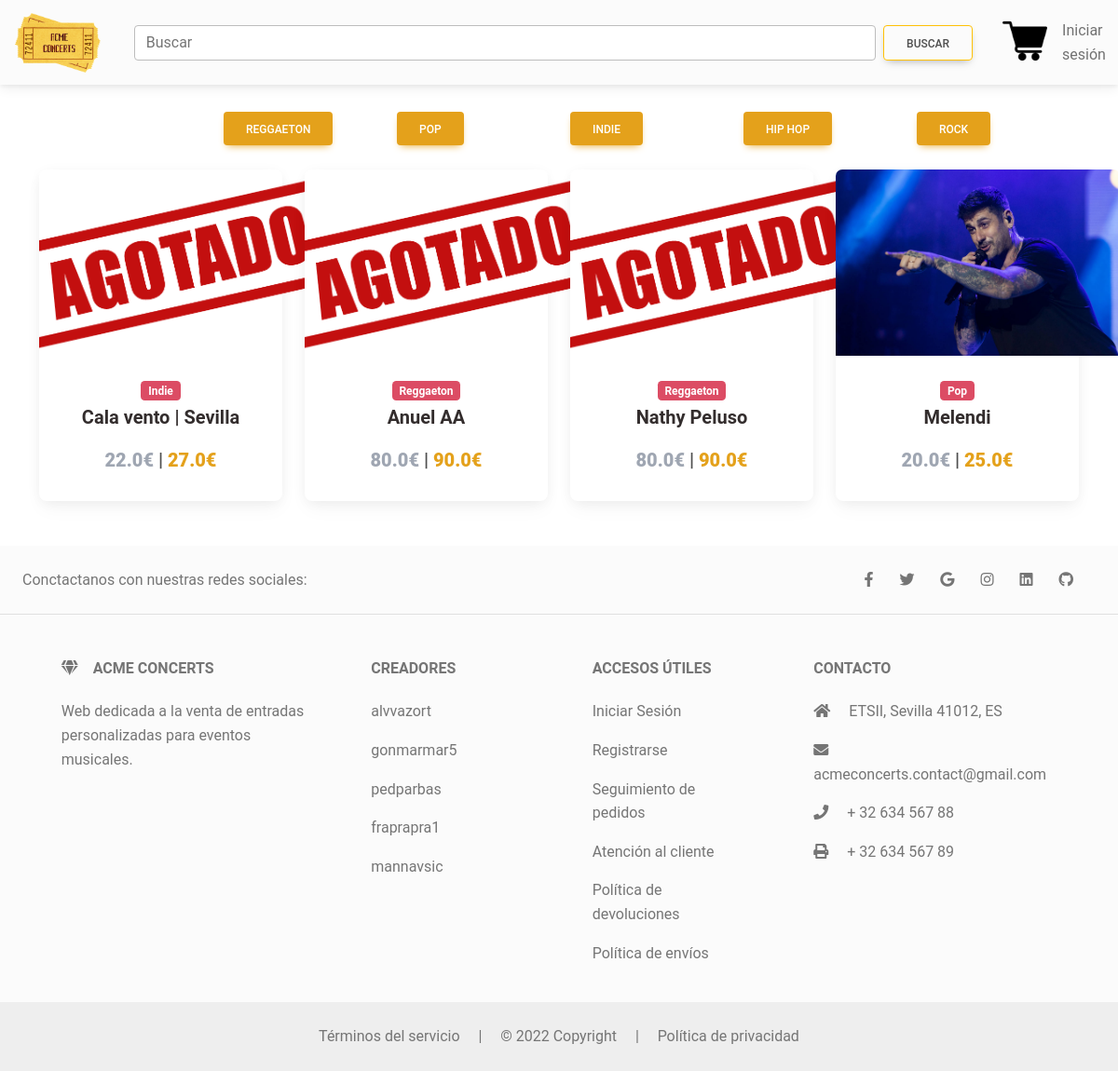
The app's page /, older data.
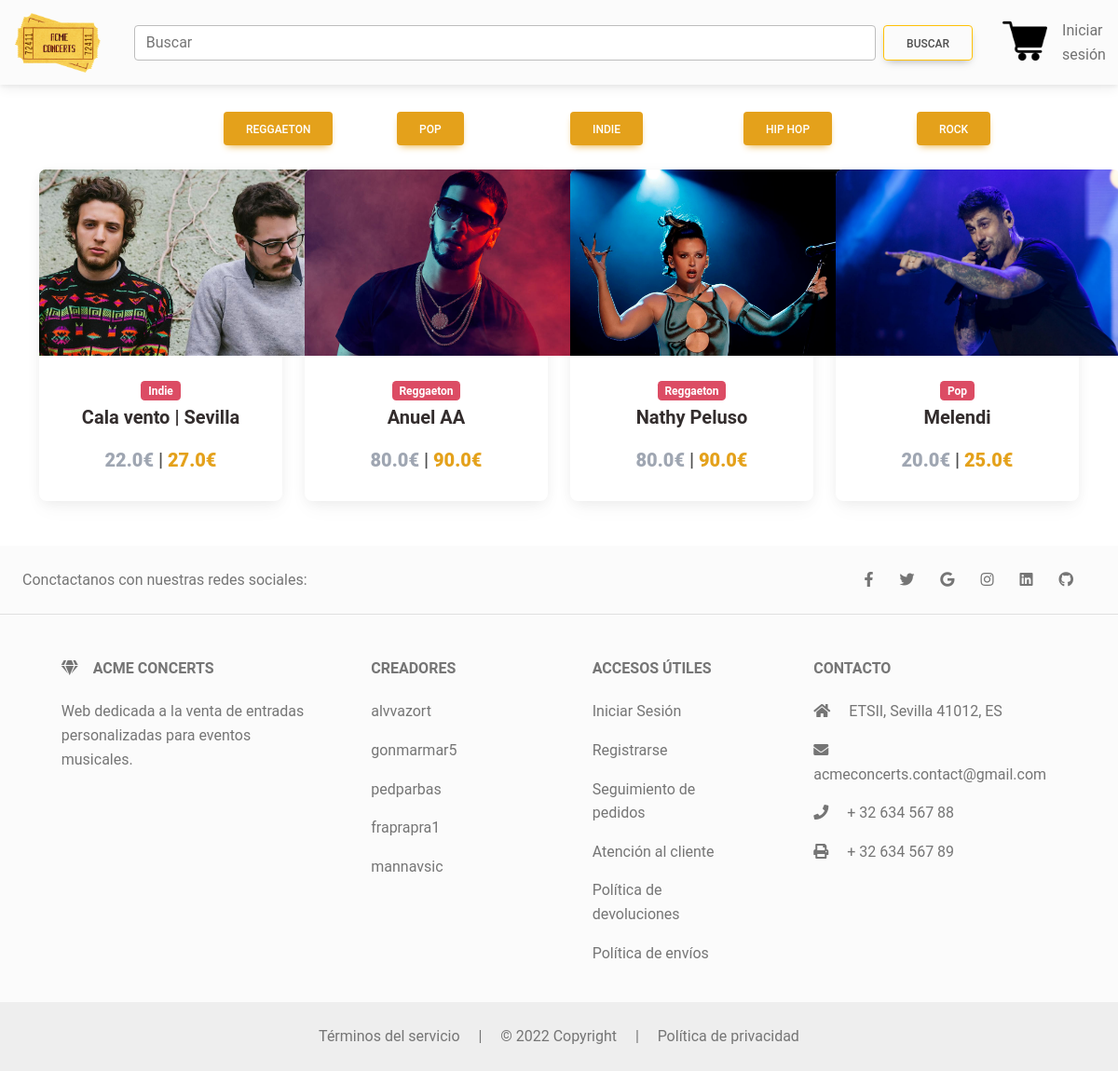
The same page, newer data.
### main/models.py (models this page shows, shortened)
class Ticket(models.Model):
    ordering = ['-slug']
    title = models.CharField(max_length=100)
    price = models.FloatField()
    price_customized = models.FloatField()
    location= models.CharField(max_length=100, default="No definido")
    category = models.CharField(choices=CATEGORY, max_length=2)
    slug = models.SlugField()
    description = models.TextField()
    image = models.ImageField(upload_to= 'images/tickets/')
    date = models.DateTimeField()
    stock = models.PositiveIntegerField(default=10)
    def get_absolute_url(self):
        return reverse("main:ticket", kwargs={
            'slug': self.slug
        })

### main/views.py (the view)
# urls.py: path('', views.HomeView.as_view(), name='home'),
class HomeView(ListView):
    model = Ticket
    paginate_by = 10
    template_name = "home.html"
    def get_context_data(self, **kwargs):
        context = super().get_context_data(**kwargs)
        context["MEDIA_URL"] = settings.MEDIA_URL
        queryset = self.request.GET.get("buscador")
        category_reverse = dict((v, k) for k, v in CATEGORY)
        try:
            if queryset:
                context["tickets"] = Ticket.objects.filter(
                    Q(title__icontains = queryset) |
                    Q(category__icontains = category_reverse[queryset.capitalize()]) |
                    Q(slug__icontains = queryset)
                ).distinct()
            else:
                context["tickets"] = Ticket.objects.all()
        except:
            if queryset:
                context["tickets"] = Ticket.objects.filter(
                    Q(title__icontains = queryset) |
                    Q(slug__icontains = queryset)
                ).distinct()
            else:
                context["tickets"] = Ticket.objects.all()
        return context

### main/templates/home.html (shortened to what this page needs)
{% extends "base.html" %}
{% block content %}
  <main>
    <div class="container">
      <div class="container mt-5">
        <div class="row">
          <div class="col">
          </div>
          <div class="col">
            <a type="button" class="btn btn-warning" href="reggaeton">Reggaeton</a>
          </div>
          <div class="col">
            <a type="button" class="btn btn-warning" href="pop">Pop</a>
          </div>
          <div class="col">
            <a type="button" class="btn btn-warning" href="indie">Indie</a>
          </div>
          <div class="col">
            <a type="button" class="btn btn-warning" href="hiphop">Hip Hop</a>
          </div>
          <div class="col">
            <a type="button" class="btn btn-warning" href="rock">Rock</a>
          </div>
        </div>
      </div>
      <br>
      <section class="text-center mb-4">
        <div class="row wow fadeIn">
          {% for ticket in tickets %}
          <div class="col-lg-3 col-md-6 mb-4">
            <div class="card">
              <div class="view overlay">
                {% if ticket.stock == 0 %}
                <a href="{{ticket.get_absolute_url}}">
                  <img src="/resources/images/agotado.png" style="object-fit: cover; width: 305px;height: 200px;"  class="card-img-top">
                </a>
                {% else %}
                <a href="{{ticket.get_absolute_url}}">
                  <img src="{{MEDIA_URL}}{{ticket.image}}" style="object-fit: cover; width: 305px;height: 200px;" class="card-img-top">
                </a>
                {% endif %}
              </div>
              <div class="card-body text-center">
                <a href="{{ticket.get_category_display.lower}}">
                    <span class="badge bg-danger text-white mr-1">{{ticket.get_category_display}}</span>
                  </a>
                    <h5>
                        <a href="{{ticket.get_absolute_url }}" >
                            <span class="badge badge-pill text-dark"><h5><strong>{{ticket.title}} </strong></h5></span>
                        </a>
                    </h5>
                <h5 >
                  <strong>
                    {% if ticket.price %}
                    <span class="text-secondary mr-1">
                      <b>{{ ticket.price }}€</b>
                    </span>
                    |
                    <span><b class="text-warning"> {{ ticket.price_customized }}€</b></span>
                    {% else %}
                    <span>{{ ticket.price_customized }}€</span>
                    {% endif %}
                  </strong>
                </h5>
              </div>
            </div>
          </div>
          {% endfor %}
        </div>
      </section>
    </div>
  </main>
{% endblock content %}

### main/templates/base.html (shortened to what this page needs)
{% load static %}
<!DOCTYPE html>
<html>
    <head>
        <link rel="stylesheet" href="https://use.fontawesome.com/releases/v5.8.1/css/all.css">
        <link rel="stylesheet" href="/static/css/bootstrap.min.css" media="screen">
        <link rel="stylesheet" href="/static/css/styles.css" type="text/css">
        <link href="{% static 'css/mdb.min.css' %}" rel="stylesheet">
    </head>
    <body>
        <header class="fixed-top">
            <nav class="navbar navbar-expand-lg navbar-light bg-light">
                <a class="navbar-brand" href="/"><img id="logo" src="/resources/images/logo.png" class="" alt="Acme Concerts"></a>
                <form id="search-bar" class="align-self-md-center d-inline-flex form-control p-0 m-3 bg-light border-0" method="get">
                  <input class="form-control mr-sm-2" type="search" placeholder="Buscar" aria-label="Buscar" name="buscador" value ="{{ request.GET.buscador }}">
                  <button class="btn my-2 my-sm-0 m-2" style="border: 1px solid rgb(255, 193, 7);" type="submit" id="search-button">Buscar</button>
                </form>
                <div class="collapse navbar-collapse align-content-center" id="navbarSupportedContent">
                  <ul class="navbar-nav mr-auto">
                    <li class="nav-item">
                      <a href="/cart" class="nav-link d-inline-block"><img id="cart" src="/static/icons/shopping-cart.png" class="" alt="Mi carrito"></a>
                    </li>
                    {% if user.is_authenticated %}
                      <li style="margin-right:50px" class="nav-item dropdown">
                        <a class="nav-link dropdown-toggle" href="#" id="navbarDropdown" role="button" data-toggle="dropdown" aria-haspopup="true" aria-expanded="false">
                          Hola {{user}}
                        </a>
                        <div class="dropdown-menu" aria-labelledby="navbarDropdown">
                          <a id="{{user}}" class="dropdown-item" href="/accounts/logout">Cerrar Sesión</a>
                          <a id="{{user}}" class="dropdown-item" href="/cart/order-summary">Seguimiento de pedidos</a>
                        </div>
                      </li>
                    {% else %}
                    <li class="nav-item">
                      <a id="{{user}}" class="nav-link" href="/accounts/login">Iniciar sesión</a>
                    </li>
                    {% endif %}
                  </ul>
                </div>
              </nav>
        </header>
        {% block content %}
        {% endblock content %}
        <footer class="text-center text-lg-start bg-light text-muted ">
          <section class="d-flex justify-content-center justify-content-lg-between p-4 border-bottom">
            <div class="me-5 d-none d-lg-block">
              <span>Conctactanos con nuestras redes sociales:</span>
            </div>
            <div>
              <a href="" class="me-4 text-reset">
                <i class="fab fa-facebook-f"></i>
              </a>
              <a href="" class="me-4 text-reset">
                <i class="fab fa-twitter"></i>
              </a>
              <a href="" class="me-4 text-reset">
                <i class="fab fa-google"></i>
              </a>
              <a href="" class="me-4 text-reset">
                <i class="fab fa-instagram"></i>
              </a>
              <a href="" class="me-4 text-reset">
                <i class="fab fa-linkedin"></i>
              </a>
              <a href="https://github.com/AcmeConcerts" class="me-4 text-reset">
                <i class="fab fa-github"></i>
              </a>
            </div>
          </section>
          <section class="">
            <div class="container text-center text-md-start mt-5">
              <div class="row mt-3">
                <div class="col-md-3 col-lg-4 col-xl-3 mx-auto mb-4">
                  <h6 class="text-uppercase fw-bold mb-4">
                    <i class="fas fa-gem me-3"></i>Acme Concerts
                  </h6>
                  <p>
                    Web dedicada a la venta de entradas personalizadas para eventos musicales.
                  </p>
                </div>
                <div class="col-md-2 col-lg-2 col-xl-2 mx-auto mb-4">
                  <h6 class="text-uppercase fw-bold mb-4">
                    Creadores
                  </h6>
                  <p>
                    <a href="https://github.com/alvvazort" class="text-reset">alvvazort</a>
                  </p>
                  <p>
                    <a href="#!" class="text-reset">gonmarmar5</a>
                  </p>
                  <p>
                    <a href="#!" class="text-reset">pedparbas</a>
                  </p>
                  <p>
                    <a href="https://github.com/Galeon2098" class="text-reset">fraprapra1</a>
                  </p>
                  <p>
                    <a href="#!" class="text-reset">mannavsic</a>
                  </p>
                </div>
                <div class="col-md-3 col-lg-2 col-xl-2 mx-auto mb-4">
                  <h6 class="text-uppercase fw-bold mb-4">
                    Accesos útiles
                  </h6>
                  <p>
                    <a href="/accounts/login" class="text-reset">Iniciar Sesión</a>
                  </p>
                  <p>
                    <a href="/accounts/signup" class="text-reset">Registrarse</a>
                  </p>
                  <p>
                    <a href="/cart/order-summary" class="text-reset">Seguimiento de pedidos</a>
                  </p>
                  <p>
                    <a href="/contacto" class="text-reset">Atención al cliente</a>
                  </p>
                  <p>
                    <a href="/politica-devoluciones" class="text-reset">Política de devoluciones</a>
                  </p>
                  <p>
                    <a href="/politica-envios" class="text-reset">Política de envíos</a>
                  </p>
                </div>
                <div class="col-md-4 col-lg-3 col-xl-3 mx-auto mb-md-0 mb-4">
                  <h6 class="text-uppercase fw-bold mb-4">Contacto</h6>
                  <p><i class="fas fa-home me-3"></i> ETSII, Sevilla 41012, ES</p>
                  <p>
                    <i class="fas fa-envelope me-3"></i>
                    acmeconcerts.contact@gmail.com
                  </p>
                  <p><i class="fas fa-phone me-3"></i> + 32 634 567 88</p>
                  <p><i class="fas fa-print me-3"></i> + 32 634 567 89</p>
                </div>
              </div>
            </div>
          </section>
          <div class="text-center p-4" style="background-color: rgba(0, 0, 0, 0.05);">
            <a class="text-reset" href="terminos_servicio">Términos del servicio</a>
            <a>|</a>
            <a>© 2022 Copyright</a>
            <a>|</a>
            <a class="text-reset" href="privacidad">Política de privacidad</a>
          </div>
        </footer>
    </body>
</html>

### main/templates/scripts.html (shortened to what this page needs)
{% load static %}

### main/static/css/styles.css (style rules this page uses)
#search-bar { display: flex; align-self: center; columns: 2; }
#search-button { margin-left: 1 rem; }
#cart { max-height: 3rem; }
#logo { max-height: 4rem; margin-left: 1rem; }

Row changes from the older to the newer data that the page shows:
changed Ticket "Cala vento | Sevilla": stock 0 → 10 (drawn); image: picture added; stock: picture removed
changed Ticket "Anuel AA": stock 0 → 9 (drawn); image: picture added; stock: picture removed
changed Ticket "Nathy Peluso": stock 0 → 10 (drawn); image: picture added; stock: picture removed
